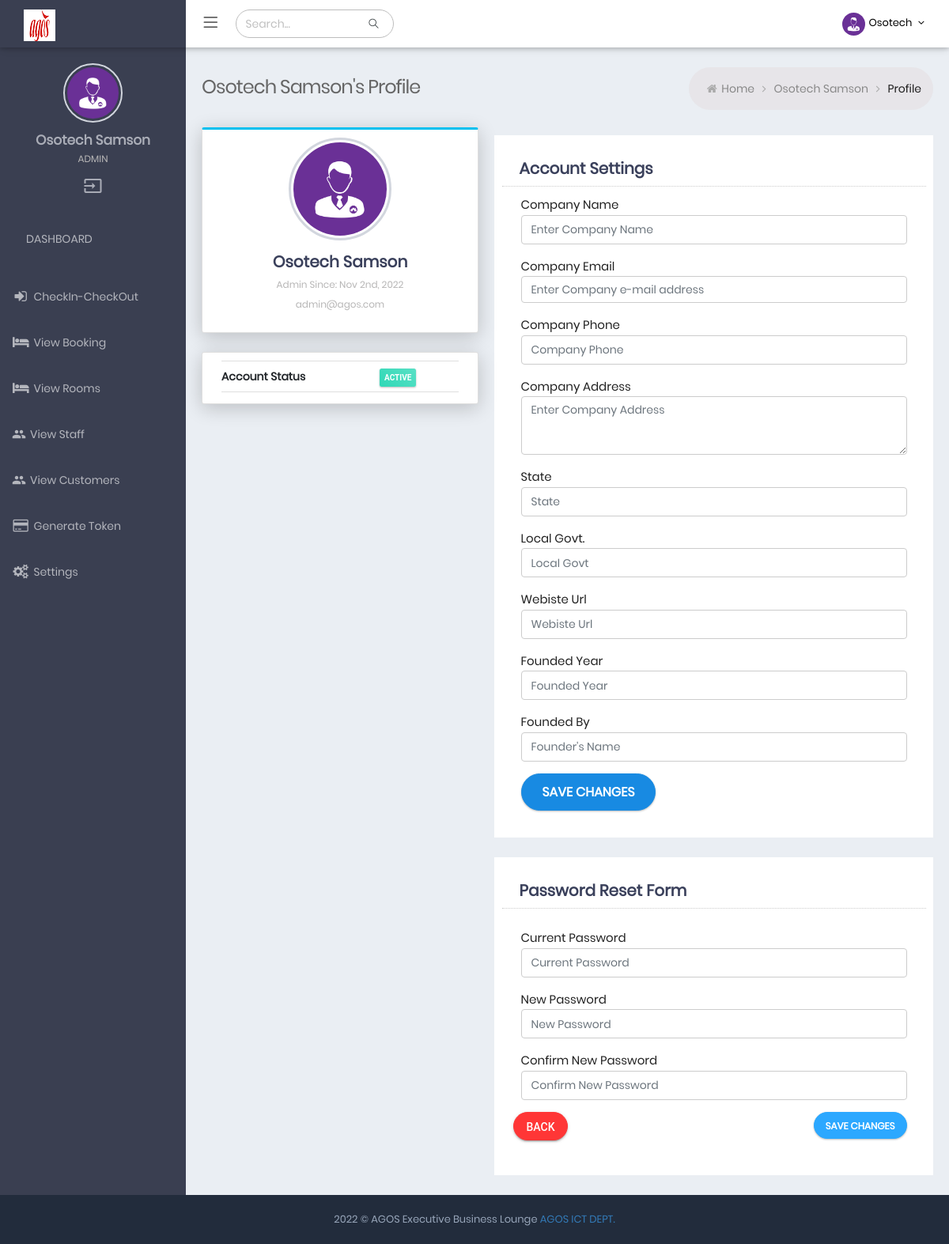
Page /profile (signed in) on the committed database.
### tables this page shows
CREATE TABLE IF NOT EXISTS `admin_tbl` (
  `id` int(11) NOT NULL AUTO_INCREMENT,
  `username` varchar(50) DEFAULT NULL,
  `email` varchar(255) DEFAULT NULL,
  `password` varchar(255) DEFAULT NULL,
  `fullname` varchar(255) DEFAULT NULL,
  `role_type` varchar(50) NOT NULL DEFAULT 'Admin',
  `status` tinyint(1) NOT NULL DEFAULT 0 COMMENT '0= not active, 1=active',
  `verified` tinyint(1) NOT NULL DEFAULT 0 COMMENT '0=not verified, 1= verified',
  `is_online` tinyint(1) NOT NULL DEFAULT 0 COMMENT '0=offline, 1=online',
  `created_at` date NOT NULL,
  PRIMARY KEY (`id`)
);

### Helper/helper.php (called while the page is built, shortened)
<?php
$Database = new Database();
$dbh = $Database->osotech_connect();
$Alert = new Alert();
$Core = new Core($dbh, $Alert);
$Admin = new Admin($dbh, $Core, $Alert);
$Admin->isAdminLoggedIn();
$admin_data = $Admin->getAdminById($_SESSION['AGOS_ADMIN_UNIQUE_ID']);

### App/Controller/Admin.php (called while the page is built, shortened)
<?php
class Admin
{
  private PDO $dbh;
  private $table = "admin_tbl";
  public function __construct($dbh, $Core, $Alert)
  {
    $this->dbh = $dbh;
  }
  public function getAdminById($aid)
  {
    $sql = "SELECT * FROM `{$this->table}` WHERE id=? LIMIT 1";
    $this->stmt = $this->dbh->prepare($sql);
    $this->response = $this->stmt->execute([$aid]);
    if ($this->stmt->rowCount() == '1') {
      $this->response = $this->stmt->fetch();
      return $this->response;
      $this->dbh = null;
    }
  }
}

### profile.php (the view, shortened to what this page needs)
<?php
require_once "Helper/helper.php";
?>
<!DOCTYPE html>
<html lang="en">
<head>
  <?php include_once("Inc/HeaderScript.php"); ?>
</head>
<body
  class="page-header-fixed sidemenu-closed-hidelogo page-content-white page-md header-white dark-sidebar-color logo-dark">
  <div class="page-wrapper">
    <?php include_once "Inc/Header.php" ?>
    <div class="page-container">
      <?php include_once "Inc/TopSidebar.php"; ?>
      <div class="page-content-wrapper">
        <div class="page-content">
          <div class="page-bar">
            <div class="page-title-breadcrumb">
              <div class=" pull-left">
                <div class="page-title"><?php echo $admin_data->fullname; ?>'s Profile</div>
              </div>
              <ol class="breadcrumb page-breadcrumb pull-right">
                <li><i class="fa fa-home"></i>&nbsp;<a class="parent-item" href="./">Home</a>&nbsp;<i
                    class="fa fa-angle-right"></i>
                </li>
                <li><a class="parent-item" href="#"><?php echo $admin_data->fullname; ?></a>&nbsp;<i
                    class="fa fa-angle-right"></i>
                </li>
                <li class="active"> Profile</li>
              </ol>
            </div>
          </div>
          <div class="row">
            <div class="col-md-12">
              <div class="profile-sidebar">
                <div class="card card-topline-aqua">
                  <div class="card-body no-padding height-9">
                    <div class="row">
                      <div class="profile-userpic">
                        <img src="assets/img/user-image.jpg" class="img-responsive" alt="">
                      </div>
                    </div>
                    <div class="profile-usertitle">
                      <div class="profile-usertitle-name"> <?php echo ucwords($admin_data->fullname) ?> </div>
                      <div class="profile-usertitle-job"> Admin Since:
                        <?php echo date("M jS, Y", strtotime($admin_data->created_at)); ?> </div>
                      <div class="profile-usertitle-job"> <?php echo $admin_data->email; ?> </div>
                    </div>
                  </div>
                </div>
                <div class="card">
                  <div class="card-body no-padding height-9">
                    <ul class="list-group list-group-unbordered">
                      <li class="list-group-item">
                        <b>Account Status </b>
                        <div class="profile-desc-item pull-right">
                          <span class="label label-success label-sm">Active</span>
                        </div>
                      </li>
                    </ul>
                  </div>
                </div>
              </div>
              <div class="profile-content">
                <div class="row">
                  <div class="white-box">
                    <div class="row">
                      <div class="col-md-12 col-sm-12">
                        <div class="card-head">
                          <header>Account Settings</header>
                        </div>
                        <div class="card-body " id="bar-parent1">
                          <form id="appDetailsForm">
                            <div class="form-group">
                              <label for="company_name">Company Name
                              </label>
                              <input type="text" class="form-control form-control-lg" name="company_name"
                                placeholder="Enter Company Name">
                            </div>
                            <div class="form-group">
                              <label for="email">Company Email </label>
                              <input type="text" class="form-control" name="email"
                                placeholder="Enter Company e-mail address">
                            </div>
                            <div class="form-group">
                              <label for="newpassword">Company Phone</label>
                              <input type="number" class="form-control form-control-lg" name="phone"
                                placeholder="Company Phone">
                            </div>
                            <div class="form-group">
                              <label for="lastname">Company Address</label>
                              <textarea name="address" class="form-control" id="" rows="3"
                                placeholder="Enter Company Address"></textarea>
                            </div>
                            <div class="form-group">
                              <label for="state">State</label>
                              <input type="text" class="form-control form-control-lg" name="state" placeholder="State ">
                            </div>
                            <div class="form-group">
                              <label for="lastname">Local Govt. </label>
                              <input type="text" class="form-control form-control-lg" name="lga"
                                placeholder="Local Govt">
                            </div>
                            <div class="form-group">
                              <label for="lastname">Webiste Url</label>
                              <input type="text" class="form-control form-control-lg" name="website"
                                placeholder="Webiste Url">
                            </div>
                            <div class="form-group">
                              <label for="lastname">Founded Year</label>
                              <input type="text" class="form-control form-control-lg" name="founded_year"
                                placeholder="Founded Year">
                            </div>
                            <div class="form-group">
                              <label for="lastname">Founded By</label>
                              <input type="text" class="form-control form-control-lg" name="founder_name"
                                placeholder="Founder's Name">
                            </div>
                            <button type="button" onclick="alert('Functionality is coming soon!'); return false;"
                              class="btn btn-primary btn-circle btn-lg">Save Changes</button>
                          </form>
                        </div>
                      </div>
                    </div>
                  </div>
                  <div class="white-box">
                    <div class="row">
                      <div class="col-md-12 col-sm-12">
                        <div class="card-head">
                          <header>Password Reset Form</header>
                        </div>
                        <div class="card-body" id="bar-parent1">
                          <form id="adminChangePasswordForm">
                            <div class="form-group">
                              <label for="current_pass">Current
                                Password</label>
                              <input type="password" autocomplete="off" name="current_pass"
                                class="form-control form-control-lg" id="current_pass" placeholder="Current Password">
                            </div>
                            <div class="form-group">
                              <label for="newpassword">New Password</label>
                              <input type="password" autocomplete="off" class="form-control form-control-lg"
                                name="newpassword" id="newpassword" placeholder="New Password">
                            </div>
                            <div class="form-group">
                              <label for="cnewpassword">Confirm New Password</label>
                              <input type="password" autocomplete="off" class="form-control form-control-lg"
                                id="cnewpassword" name="cnewpassword" placeholder="Confirm New Password">
                            </div>
                            <button type="button" onclick="window.history.back()"
                              class="mdl-button mdl-js-button mdl-button--raised mdl-js-ripple-effect m-b-10 btn-circle btn-danger">Back</button>
                            <button type="submit" class="btn btn-info btn-circle float-end _loadingBtn__">Save
                              Changes</button>
                          </form>
                        </div>
                      </div>
                    </div>
                  </div>
                </div>
              </div>
            </div>
          </div>
        </div>
      </div>
    </div>
    <?php include_once "Inc/Footer.php"; ?>
  </div>
</body>
</html>

### Inc/TopMenuBar.php (shortened to what this page needs)
<div class="top-menu">
  <ul class="nav navbar-nav pull-right">
    <li class="dropdown dropdown-user">
      <a href="javascript:;" class="dropdown-toggle" data-bs-toggle="dropdown" data-hover="dropdown"
        data-close-others="true">
        <img alt="" class="img-circle " src="assets/img/user-image.jpg" />
        <span class="username username-hide-on-mobile"> <?php echo ucfirst($admin_data->username); ?> </span>
        <i class="fa fa-angle-down"></i>
      </a>
    </li>
  </ul>
</div>

### Inc/TopSidebar.php (shortened to what this page needs)
<div class="sidebar-container">
  <div class="sidemenu-container navbar-collapse collapse fixed-menu">
    <div id="remove-scroll">
      <ul class="sidemenu page-header-fixed p-t-20" data-keep-expanded="false" data-auto-scroll="true"
        data-slide-speed="200">
        <li class="sidebar-user-panel">
          <div class="user-panel">
            <div class="row">
              <div class="sidebar-userpic">
                <img src="assets/img/user-image.jpg" class="img-responsive" alt="">
              </div>
            </div>
            <div class="profile-usertitle">
              <div class="sidebar-userpic-name"> <?php echo ucfirst($admin_data->fullname); ?> </div>
              <div class="profile-usertitle-job"> <?php echo strtoupper($admin_data->role_type); ?> </div>
            </div>
            <div class="sidebar-userpic-btn">
              <a class="tooltips" onclick="return confirm('Do you really want to Sign Out?');"
                href="logout?action=destroy_admin_session" data-placement="top" data-original-title="Logout">
                <i class="material-icons">input</i>
              </a>
            </div>
          </div>
        </li>
        <li class="menu-heading">
          <a href="./" class="nav-link ">
            <span class="text-center">DASHBOARD</span>
          </a>
        </li>
        <li class="nav-item">
          <a href="checkin" class="nav-link ">
            <i class="fa fa-sign-in"></i>
            <span class="title">CheckIn-CheckOut</span>
          </a>
        </li>
        <li class="nav-item">
          <a href="view-booking" class="nav-link ">
            <i class="fa fa-bed"></i>
            <span class="title">View Booking</span>
          </a>
        </li>
        <li class="nav-item">
          <a href="rooms" class="nav-link ">
            <i class="fa fa-bed"></i>
            <span class="title">View Rooms</span>
          </a>
        </li>
        <li class="nav-item">
          <a href="view-manager" class="nav-link ">
            <i class="material-icons">group</i>
            <span class="title">View Staff</span>
          </a>
        </li>
        <li class="nav-item">
          <a href="view-customer" class="nav-link ">
            <i class="material-icons">group</i>
            <span class="title">View Customers</span>
          </a>
        </li>
        <li class="nav-item">
          <a href="generate" class="nav-link ">
            <i class="fa fa-credit-card" aria-hidden="true"></i>
            <span class="title">Generate Token</span>
          </a>
        </li>
        <li class="nav-item">
          <a href="profile" class="nav-link ">
            <i class="fa fa-cogs" aria-hidden="true"></i>
            <span class="title">Settings</span>
          </a>
        </li>
      </ul>
    </div>
  </div>
</div>

### rows in the picture
admin_tbl: username "Osotech", fullname "Osotech Samson", role_type "ADMIN", created_at "Nov 2nd, 2022", email "admin@agos.com"
